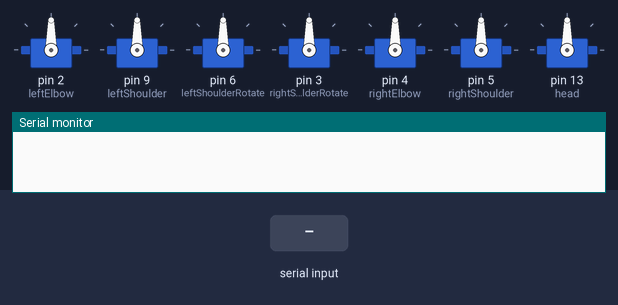
This sketch was run on a simulated Arduino Uno, built with avr-gcc and run on an emulated ATmega328P. Parts: 7 × servo, the last lines printed to the serial monitor. Inputs (shaded band) come from the test bench.

Above: at 1.2 s.
1.3 s: "90,45\n" received over Serial
At 1.7 s:
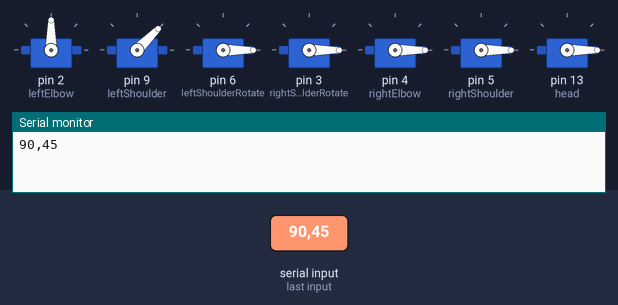
2.8 s: "5\n" received over Serial
At 4.0 s:
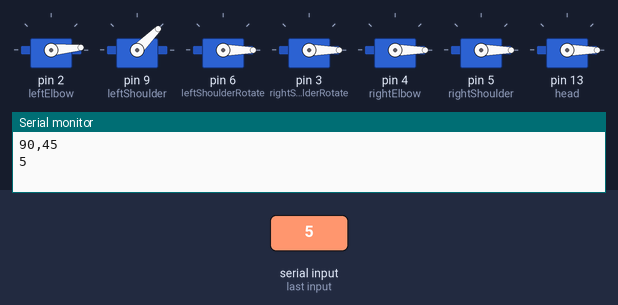
4.3 s: "1,90,45\n" received over Serial
At 5.1 s:
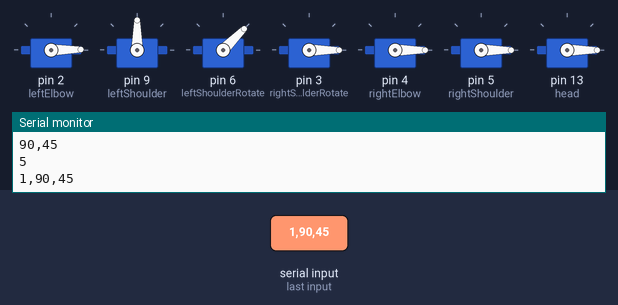
5.8 s: "30,150\n" received over Serial
At 6.3 s:
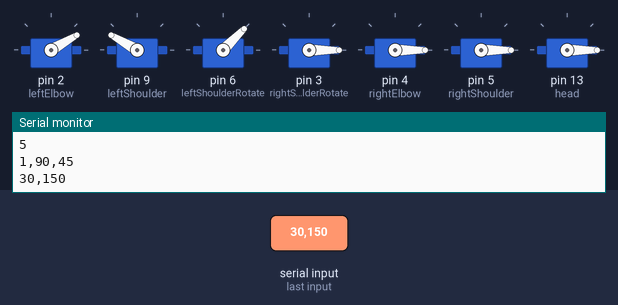
7.3 s: "90\n" received over Serial
At 8.5 s:
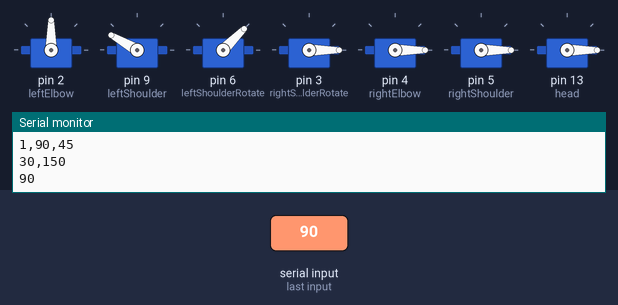
8.8 s: "200\n" received over Serial
At 9.8 s:
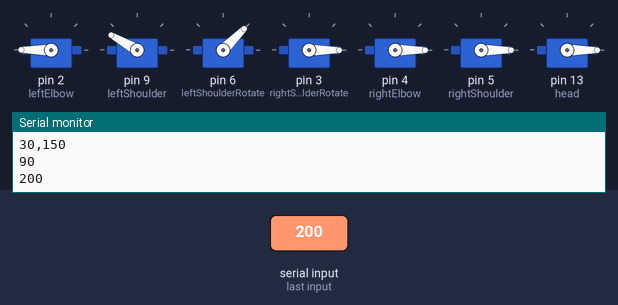
Timing chart, 0 to 11.3 s (numbered marks = the images above; inputs shaded):
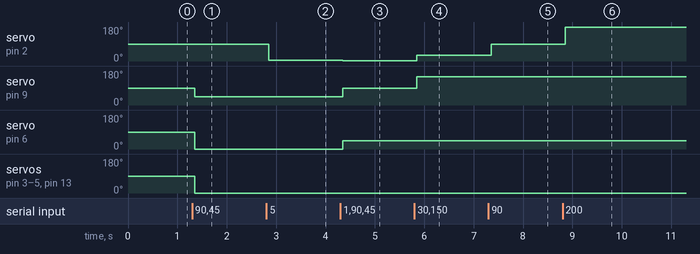

The sketch:

motorMovement.ino
```cpp
#include <Servo.h>
String  inByte;
int angles[7];
int counter = 0;
Servo leftElbow;
Servo leftShoulder;
Servo leftShoulderRotate;
Servo rightElbow;
Servo rightShoulder;
Servo rightShoulderRotate;
Servo head;
void setup (void)
{
  Serial.begin (15200);
  leftElbow.attach(2);
  leftShoulder.attach(9);
  leftShoulderRotate.attach(6);
  rightShoulderRotate.attach(3);
  rightElbow.attach(4);
  rightShoulder.attach(5);


  head.attach(13);


}

void loop () {
  if(Serial.available())  // if data available in serial port
    {
    delay(50);
    inByte = Serial.readStringUntil('\n');
    Serial.println(inByte);
     // Split the string into substrings
    while (inByte.length() > 0)
    {
      int index = inByte.indexOf(',');
      if (index == -1) // No comma found
      {
        angles[counter++] = inByte.toInt();
        break;
      }
      else
      {
        angles[counter++] = inByte.substring(0, index).toInt();
        inByte = inByte.substring(index+1);
      }
    }

    leftElbow.write(angles[0]);     // move servo
    leftShoulder.write(angles[1]);     // move servo
    leftShoulderRotate.write(angles[2]);     // move servo
    rightElbow.write(angles[3]);     // move servo
    rightShoulder.write(angles[4]);
    rightShoulderRotate.write(angles[5]); // move servo
    head.write(angles[6]);

    counter = 0;
    }

}
```

Measured:
- after the input at 1.3 s, servo on pin 9 (leftShoulder): 90° → 45° after 0.05 s; servo on pin 6 (leftShoulderRotate), servo on pin 3 (rightShoulderRotate), servo on pin 4 (rightElbow), servo on pin 5 (rightShoulder), servo on pin 13 (head): 90° → 0° after 0.05 s
- after the input at 2.8 s, servo on pin 2 (leftElbow): 90° → 5° after 0.05 s
- after the input at 4.3 s, servo on pin 2 (leftElbow): 5° → 1° after 0.05 s; servo on pin 9 (leftShoulder): 45° → 90° after 0.05 s; servo on pin 6 (leftShoulderRotate): 0° → 45° after 0.05 s
- after the input at 5.8 s, servo on pin 2 (leftElbow): 1° → 30° after 0.05 s; servo on pin 9 (leftShoulder): 90° → 150° after 0.05 s
- after the input at 7.3 s, servo on pin 2 (leftElbow): 30° → 90° after 0.05 s
- after the input at 8.8 s, servo on pin 2 (leftElbow): 90° → 180° after 0.05 s
